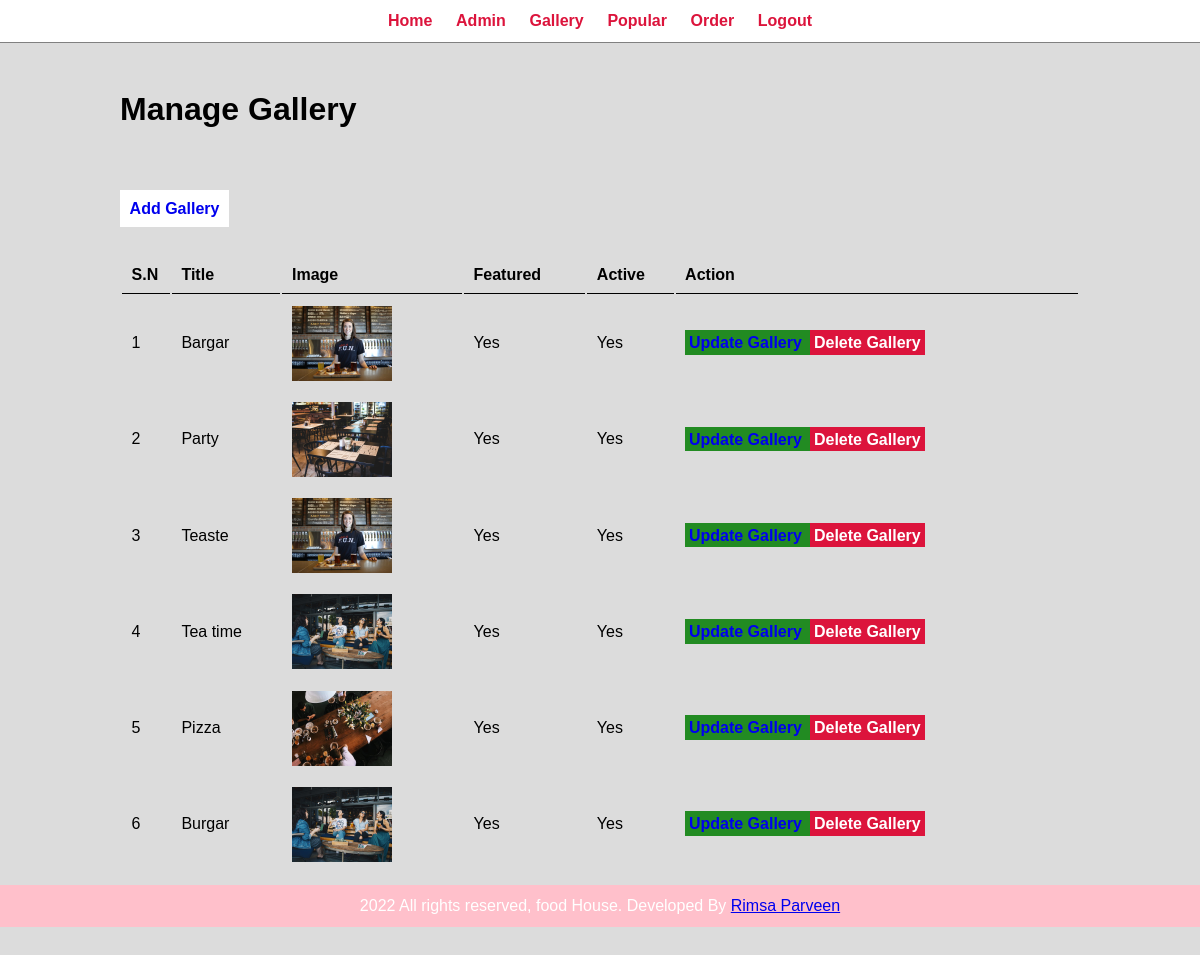
Page /admin/mange-gallery.php (signed in) on the committed database.
### tables this page shows
CREATE TABLE `tbl_gallery` (
  `id` int(10) UNSIGNED NOT NULL,
  `title` varchar(100) NOT NULL,
  `image_name` varchar(255) NOT NULL,
  `featured` varchar(10) NOT NULL,
  `active` varchar(10) NOT NULL
);

### admin/mange-gallery.php (the view, shortened to what this page needs)
<?php include('partial/menu.php'); ?>
<div class="main-content">
<div class="wrapper">
    <h1> Manage Gallery </h1>
    <br><br>
    <br><br>
        <a href="<?php echo SITEURL; ?>admin/add-gallery.php ?>" class="btn-primary">Add Gallery </a>
        <br/><br><br>
        <table class="tbl-full">
            <tr>
                <th> S.N </th>
                <th> Title </th>
                <th> Image </th>
                <th> Featured </th>
                <th> Active </th>
                <th> Action </th>
            </tr>
            <?php
            $sql = "SELECT *FROM tbl_gallery";
            $res = mysqli_query($conn, $sql) or die(mysqli_error($conn));
            $count = mysqli_num_rows( $res);
            if($count>0)
            {
                      $i = 1;
                    while($row=mysqli_fetch_assoc($res))
                    {
                        $id = $row['id'];
                        $tilte= $row['title'];
                        $image_name= $row['image_name'];
                        $featured= $row['featured'];
                        $active= $row['active'];
                        ?>
            <tr>
                <td> <?php  echo  $i; ?> </td>
                <td> <?php  echo  $tilte; ?></td>
                <td>
                    <?php  $i++;
                    if(isset($image_name))
                    {
                       ?>
                       <img src="../img/gallery/<?php echo $image_name; ?>" width="100px" >
                    <?php
                    }
                    else
                    {
                        echo "<div class = 'error'>Image not Added</div>";
                    }
                    ?>
                </td>
                <td> <?php  echo   $featured; ?> </td>
                <td>  <?php  echo   $active; ?></td>
                <td>
                   <a href="<?php echo SITEURL; ?>admin/update-gallery.php?id=<?php echo $id; ?>" class="btn-secondary"> Update Gallery </a>
                    <a href="<?php echo SITEURL; ?>admin/delete-gallery.php?id=<?php echo $id; ?>&image_name=<?php echo $image_name; ?>" class="btn-danger"> Delete Gallery </a>
                     </td>
            </tr>
                        <?php
                    }
            }
            else
            {
                ?>
                <tr>
                    <td colspan= "6"><div class = "error">No gallery Added </div>  </td>
                </tr>
                <?php
            }
           ?>
        </table>
</div>
<?php include('partial/footer.php'); ?>

### css/admin.css (style rules this page uses)
* { margin: 0; padding: 0; font-family: Arial, Helvetica, sans-serif; }
.wrapper { padding: 1%; width: 80%; margin: 0 auto; }
.tbl-full { width: 100%; }
table tr th { border-bottom: 1px solid black; padding: 1%; text-align: left; }
table tr td { padding: 1%; }
.btn-primary { background-color: white; border: gold; color: solid black; padding: 1%; text-decoration: none; font-weight: bold; }
.btn-secondary { background-color: forestgreen; border: gold; color: solid black; padding: 1%; text-decoration: none; font-weight: bold; }
.btn-danger { background-color: crimson; border: gold; color: white; padding: 1%; text-decoration: none; font-weight: bold; }
.main-content { background-color: gainsboro; padding: 3% 0; }

### rows in the picture
tbl_gallery: title "Bargar", image_name (picture), featured "Yes", active "Yes"
tbl_gallery: title "Party", image_name (picture), featured "Yes", active "Yes"
tbl_gallery: title "Teaste", image_name (picture), featured "Yes", active "Yes"
tbl_gallery: title "Tea time", image_name (picture), featured "Yes", active "Yes"
tbl_gallery: title "Pizza", image_name (picture), featured "Yes", active "Yes"
tbl_gallery: title "Burgar", image_name (picture), featured "Yes", active "Yes"
